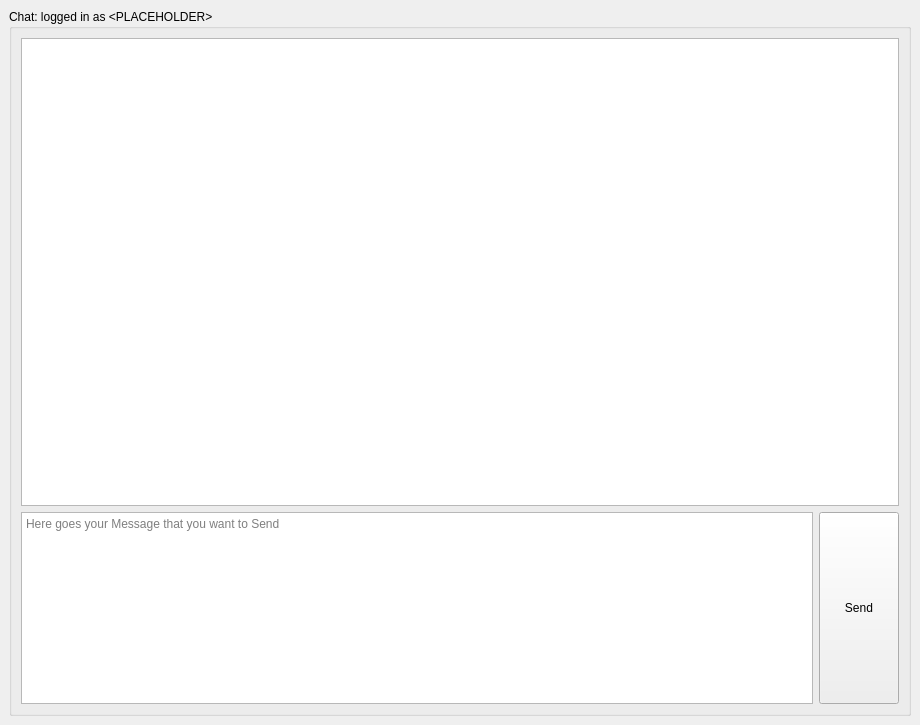
<?xml version="1.0" encoding="UTF-8"?>
<ui version="4.0">
 <class>ChatWindow</class>
 <widget class="QMainWindow" name="ChatWindow">
  <property name="geometry">
   <rect>
    <x>0</x>
    <y>0</y>
    <width>920</width>
    <height>725</height>
   </rect>
  </property>
  <property name="windowTitle">
   <string>Nicochat - Lets Chat</string>
  </property>
  <widget class="QWidget" name="centralwidget">
   <layout class="QGridLayout" name="gridLayout">
    <item row="0" column="0">
     <widget class="QGroupBox" name="groupBox">
      <property name="enabled">
       <bool>true</bool>
      </property>
      <property name="sizePolicy">
       <sizepolicy hsizetype="Preferred" vsizetype="Preferred">
        <horstretch>0</horstretch>
        <verstretch>0</verstretch>
       </sizepolicy>
      </property>
      <property name="title">
       <string>Chat: logged in as &lt;PLACEHOLDER&gt;</string>
      </property>
      <layout class="QGridLayout" name="gridLayout_2">
       <item row="1" column="0">
        <widget class="QTextEdit" name="textEdit">
         <property name="sizePolicy">
          <sizepolicy hsizetype="Minimum" vsizetype="Maximum">
           <horstretch>0</horstretch>
           <verstretch>0</verstretch>
          </sizepolicy>
         </property>
         <property name="placeholderText">
          <string>Here goes your Message that you want to Send</string>
         </property>
        </widget>
       </item>
       <item row="0" column="0" colspan="2">
        <widget class="QTextBrowser" name="textBrowser">
         <property name="sizePolicy">
          <sizepolicy hsizetype="Preferred" vsizetype="Expanding">
           <horstretch>0</horstretch>
           <verstretch>0</verstretch>
          </sizepolicy>
         </property>
         <property name="frameShadow">
          <enum>QFrame::Sunken</enum>
         </property>
        </widget>
       </item>
       <item row="1" column="1">
        <widget class="QPushButton" name="pushButton">
         <property name="sizePolicy">
          <sizepolicy hsizetype="Maximum" vsizetype="Preferred">
           <horstretch>0</horstretch>
           <verstretch>0</verstretch>
          </sizepolicy>
         </property>
         <property name="toolTip">
          <string>You can also just press the ENTER key on your Keyboard</string>
         </property>
         <property name="text">
          <string>Send</string>
         </property>
         <property name="shortcut">
          <string>Return</string>
         </property>
        </widget>
       </item>
      </layout>
     </widget>
    </item>
   </layout>
  </widget>
 </widget>
 <resources/>
 <connections/>
</ui>
